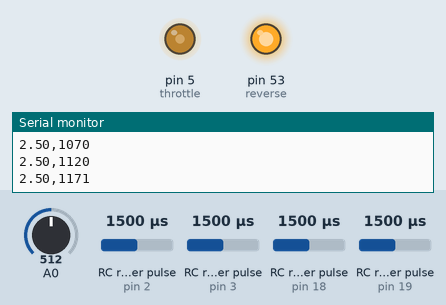
This sketch was run on a simulated Arduino Mega 2560, built with avr-gcc and run on an emulated ATmega2560. Shown: output pins drawn as LEDs (lit = HIGH), the last lines printed to the serial monitor. Wiring (inferred from the names in the program): 4 × RC receiver channel: data pin 2 / data pin 3 / data pin 18 / data pin 19. The test bench sets the inputs (shaded band); at power-on: RC receiver pulse (sensors on pin 2, pin 3, pin 18, pin 19) 1500 µs, A0 = 512.

Above: at 1.2 s.
1.3 s: RC receiver pulse (sensor on pin 2) set to 1250 µs
At 1.9 s:
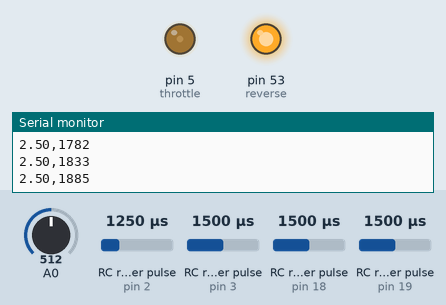
2.8 s: RC receiver pulse (sensor on pin 3) set to 1295 µs
4.3 s: RC receiver pulse (sensor on pin 3) set to 1269 µs
At 5.5 s:
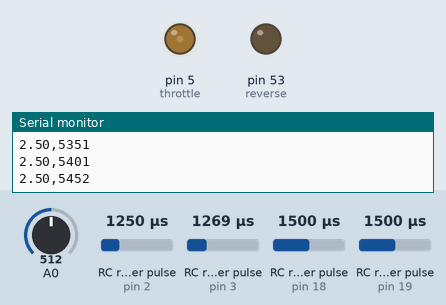
5.8 s: RC receiver pulse (sensor on pin 2) set to 1500 µs
At 6.7 s:
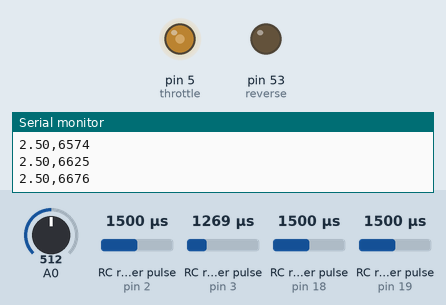
7.3 s: RC receiver pulse (sensor on pin 2) set to 1750 µs
At 8.2 s:
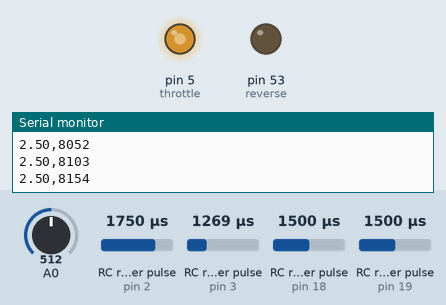
8.8 s: RC receiver pulse (sensor on pin 3) set to 1500 µs
At 9.2 s:
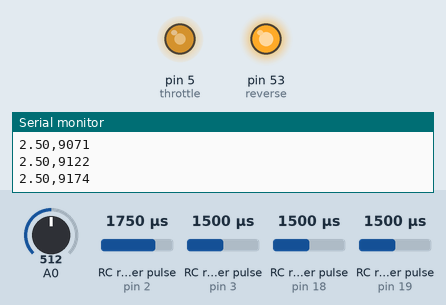
Timing chart, 0 to 11.3 s (numbered marks = the images above; inputs shaded):
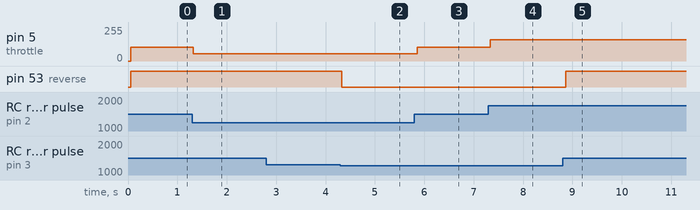

The sketch:

RemoteController.ino
```cpp
#include<util/atomic.h>

#define ch3 2
#define ch6 3
#define ch1 18
#define ch2 19

#define throttle 5
#define reverse 53

volatile long start[]={0,0,0,0};
volatile long curr[]={0,0,0,0};
volatile long pulse[]={0,0,0,0};
volatile long pulsew[]={0,0,0,0};
volatile long pulse_atom[]={0,0,0,0};

void setup() {
  Serial.begin(9600);
  pinMode(throttle,OUTPUT);
  pinMode(reverse,OUTPUT);
 // pinMode(10,INPUT);
  pinMode(A0,INPUT);
  pinMode(2,INPUT_PULLUP);
  analogWrite(throttle,0);

  pinMode(ch1,INPUT_PULLUP);
  pinMode(ch3,INPUT_PULLUP);
  attachInterrupt(digitalPinToInterrupt(ch3),Pulses<0>,CHANGE);
  attachInterrupt(digitalPinToInterrupt(ch6),Pulses<1>,CHANGE);
  attachInterrupt(digitalPinToInterrupt(ch1),Pulses<2>,CHANGE);
  attachInterrupt(digitalPinToInterrupt(ch2),Pulses<3>,CHANGE);
}

void loop() {
  ATOMIC_BLOCK(ATOMIC_RESTORESTATE){
    pulse_atom[0]=pulsew[0];
    pulse_atom[1]=pulsew[1];
    pulse_atom[2]=pulsew[2];
    pulse_atom[3]=pulsew[3];
  }
  pulse_atom[0]=constrain(pulse_atom[0],1000,1850);
  pulse_atom[1]=constrain(pulse_atom[1],1000,2000);
  pulse_atom[2]=constrain(pulse_atom[2],1000,2000);
  pulse_atom[3]=constrain(pulse_atom[3],1100,2000);

  pulse_atom[0]=map(pulse_atom[0],1000,1850,0,180);
  pulse_atom[1]=map(pulse_atom[1],1000,2000,0,180);
  pulse_atom[2]=map(pulse_atom[2],1000,2000,0,180);
  pulse_atom[3]=map(pulse_atom[3],1100,2000,0,180);

//  Serial.println(pulse_atom[0]);
//  Serial.print("  ,  ");
//  Serial.print(pulse_atom[1]);
//  Serial.print("  ,  ");
//  Serial.print(pulse_atom[2]);
//  Serial.print("  ,  ");
//  Serial.println(pulse_atom[3]);

  int a = pulse_atom[0];
  analogWrite(throttle,a);
  if(pulse_atom[1]<=50){
    digitalWrite(reverse,0);
  }
  else{
    digitalWrite(reverse,1);
  }
  double x=analogRead(A0)*5;
  double y=x/1023;
  Serial.print(y);
  Serial.print(",");
  Serial.println(millis());
  delay(50);
}


template<int j>
void Pulses(){
  curr[j]=micros();
  if(curr[j]>start[j]  ){
    pulse[j]=curr[j]-start[j];

  }
  start[j]=curr[j];

  if(pulse[j]<2000){
    pulsew[j]=pulse[j];
  }
}
```

Measured:
- the behaviour switches between 1281 and 1280 µs on RC receiver pulse (sensor on pin 3) (found by bisection; images 1 and 2)
- after the input at 1.3 s, pin 5 (throttle): 105/255 → 53/255 at once
- after the input at 4.3 s, pin 53 (reverse): HIGH → LOW at once
- after the input at 5.8 s, pin 5 (throttle): 53/255 → 105/255 after 0.06 s
- after the input at 7.3 s, pin 5 (throttle): 105/255 → 159/255 at once
- after the input at 8.8 s, pin 53 (reverse): LOW → HIGH after 0.07 s
